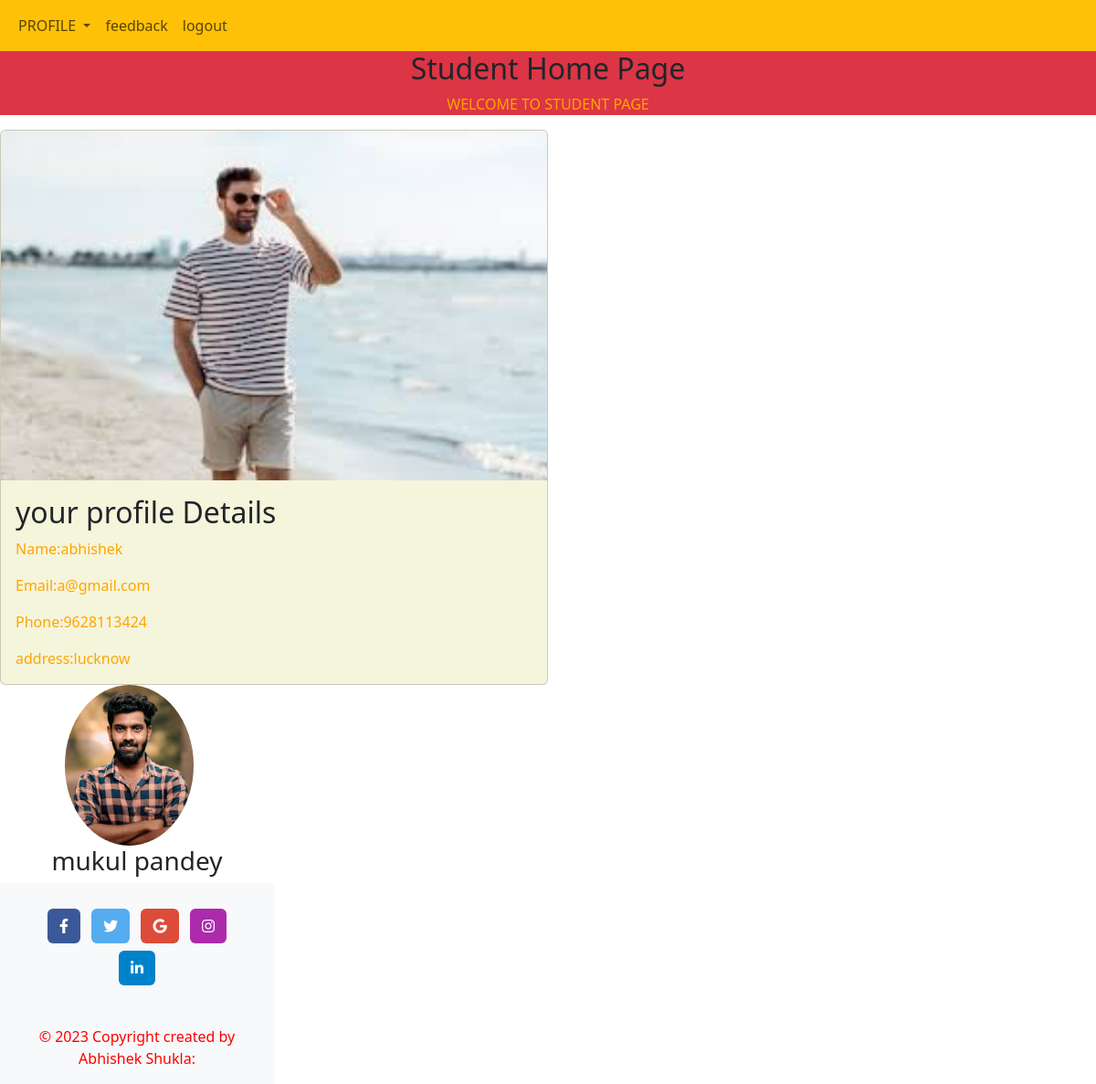
The app's page /student_home/ (signed in) with its own data.
### myapp/models.py (models this page shows, shortened)
class Student(models.Model):
    course=models.ForeignKey(Course,on_delete=models.DO_NOTHING,default="")
    name=models.CharField(max_length=45)
    email=models.EmailField(max_length=45)
    phone=models.CharField(max_length=10)
    student_id=models.CharField(max_length=40,primary_key=True,default="")
    student_password=models.CharField(max_length=40)
    gender=models.CharField(max_length=6,choices=gender)
    description=models.TextField()
    address=models.TextField()
    student_pic=models.FileField(max_length=200,upload_to="myapp/student_pic",default="")

### myapp/student_views.py (the view)
# urls.py: path("student_home/",student_views.show_home,name="student_home"),
def show_home(request):
    st_id=request.session["student_key"]#fetching the value from dictonary
    student_obj=Student.objects.get(student_id=st_id)#fetch a single object
    student_dict={"student_data":student_obj}#binding student obj in dict
    return render(request,"myapp/student/student_home.html",student_dict)

### myapp/templates/myapp/student/student_home.html (shortened to what this page needs)
{% extends 'myapp/student/student_base.html'%}
{%block content%}
    <form method="post" action="/student_home/">
<div class="container-fluid bg-danger">
<h2 style="text-align: center;">Student Home Page</h2>
<p style="text-align: center;">WELCOME TO STUDENT PAGE</p>
</div>
<div class="card" style="width: 50%;height: auto;background-color: beige;max-width: left;">
    <img class="card-img-top" src="/media/{{student_data.student_pic}}" alt="Card image cap">
    <div class="card-body">
        <h2>your profile Details</h2>
        <p class="card-text">Name:{{student_data.name}}
        </p>
        <p class="card-text">Email:{{student_data.email}}
        </p>
        <p class="card-text">Phone:{{student_data.phone}}
        </p>
        <p class="card-text">address:{{student_data.address}}
        </p>
    </div>
</div>
</form>
{%endblock%}

### records on screen
Student: student_pic (picture), name "abhishek", email "a@gmail.com", phone "9628113424", address "lucknow"
